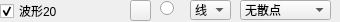
                   <widget class="QWidget" name="widget_20" native="true">
                    <property name="minimumSize">
                     <size>
                      <width>0</width>
                      <height>22</height>
                     </size>
                    </property>
                    <property name="maximumSize">
                     <size>
                      <width>16777215</width>
                      <height>22</height>
                     </size>
                    </property>
                    <widget class="QRadioButton" name="rdoBoldCurve20">
                     <property name="geometry">
                      <rect>
                       <x>160</x>
                       <y>0</y>
                       <width>16</width>
                       <height>16</height>
                      </rect>
                     </property>
                     <property name="text">
                      <string/>
                     </property>
                     <property name="checked">
                      <bool>false</bool>
                     </property>
                    </widget>
                    <widget class="QCheckBox" name="chkVisibleCurve20">
                     <property name="geometry">
                      <rect>
                       <x>0</x>
                       <y>3</y>
                       <width>125</width>
                       <height>16</height>
                      </rect>
                     </property>
                     <property name="text">
                      <string>波形20</string>
                     </property>
                     <property name="checked">
                      <bool>true</bool>
                     </property>
                    </widget>
                    <widget class="QPushButton" name="btnColourCurve20">
                     <property name="geometry">
                      <rect>
                       <x>130</x>
                       <y>0</y>
                       <width>21</width>
                       <height>21</height>
                      </rect>
                     </property>
                     <property name="text">
                      <string/>
                     </property>
                    </widget>
                    <widget class="QComboBox" name="cmbLineStyle20">
                     <property name="geometry">
                      <rect>
                       <x>190</x>
                       <y>0</y>
                       <width>41</width>
                       <height>20</height>
                      </rect>
                     </property>
                     <property name="currentIndex">
                      <number>1</number>
                     </property>
                     <item>
                      <property name="text">
                       <string>点</string>
                      </property>
                     </item>
                     <item>
                      <property name="text">
                       <string>线</string>
                      </property>
                     </item>
                     <item>
                      <property name="text">
                       <string>左</string>
                      </property>
                     </item>
                     <item>
                      <property name="text">
                       <string>右</string>
                      </property>
                     </item>
                     <item>
                      <property name="text">
                       <string>中</string>
                      </property>
                     </item>
                     <item>
                      <property name="text">
                       <string>积</string>
                      </property>
                     </item>
                    </widget>
                    <widget class="QComboBox" name="cmbScatterStyle20">
                     <property name="geometry">
                      <rect>
                       <x>240</x>
                       <y>0</y>
                       <width>91</width>
                       <height>20</height>
                      </rect>
                     </property>
                     <property name="focusPolicy">
                      <enum>Qt::WheelFocus</enum>
                     </property>
                     <property name="maxVisibleItems">
                      <number>20</number>
                     </property>
                     <item>
                      <property name="text">
                       <string>无散点</string>
                      </property>
                      <property name="icon">
                       <iconset resource="res.qrc">
                        <normaloff>:/pic/ssNone.png</normaloff>:/pic/ssNone.png</iconset>
                      </property>
                     </item>
                     <item>
                      <property name="text">
                       <string>x形</string>
                      </property>
                      <property name="icon">
                       <iconset resource="res.qrc">
                        <normaloff>:/pic/ssCross.png</normaloff>:/pic/ssCross.png</iconset>
                      </property>
                     </item>
                     <item>
                      <property name="text">
                       <string>+形</string>
                      </property>
                      <property name="icon">
                       <iconset resource="res.qrc">
                        <normaloff>:/pic/ssPlus.png</normaloff>:/pic/ssPlus.png</iconset>
                      </property>
                     </item>
                     <item>
                      <property name="text">
                       <string>空心圆</string>
                      </property>
                      <property name="icon">
                       <iconset resource="res.qrc">
                        <normaloff>:/pic/ssCircle.png</normaloff>:/pic/ssCircle.png</iconset>
                      </property>
                     </item>
                     <item>
                      <property name="text">
                       <string>实心圆</string>
                      </property>
                      <property name="icon">
                       <iconset resource="res.qrc">
                        <normaloff>:/pic/ssDisc.png</normaloff>:/pic/ssDisc.png</iconset>
                      </property>
                     </item>
                     <item>
                      <property name="text">
                       <string>矩形</string>
                      </property>
                      <property name="icon">
                       <iconset resource="res.qrc">
                        <normaloff>:/pic/ssSquare.png</normaloff>:/pic/ssSquare.png</iconset>
                      </property>
                     </item>
                     <item>
                      <property name="text">
                       <string>菱形</string>
                      </property>
                      <property name="icon">
                       <iconset resource="res.qrc">
                        <normaloff>:/pic/ssDiamond.png</normaloff>:/pic/ssDiamond.png</iconset>
                      </property>
                     </item>
                     <item>
                      <property name="text">
                       <string>星形</string>
                      </property>
                      <property name="icon">
                       <iconset resource="res.qrc">
                        <normaloff>:/pic/ssStar.png</normaloff>:/pic/ssStar.png</iconset>
                      </property>
                     </item>
                     <item>
                      <property name="text">
                       <string>正三角</string>
                      </property>
                      <property name="icon">
                       <iconset resource="res.qrc">
                        <normaloff>:/pic/ssTriangle.png</normaloff>:/pic/ssTriangle.png</iconset>
                      </property>
                     </item>
                     <item>
                      <property name="text">
                       <string>倒三角</string>
                      </property>
                      <property name="icon">
                       <iconset resource="res.qrc">
                        <normaloff>:/pic/ssTriangleInverted.png</normaloff>:/pic/ssTriangleInverted.png</iconset>
                      </property>
                     </item>
                     <item>
                      <property name="text">
                       <string>x框</string>
                      </property>
                      <property name="icon">
                       <iconset resource="res.qrc">
                        <normaloff>:/pic/ssCrossSquare.png</normaloff>:/pic/ssCrossSquare.png</iconset>
                      </property>
                     </item>
                     <item>
                      <property name="text">
                       <string>+框</string>
                      </property>
                      <property name="icon">
                       <iconset resource="res.qrc">
                        <normaloff>:/pic/ssPlusSquare.png</normaloff>:/pic/ssPlusSquare.png</iconset>
                      </property>
                     </item>
                     <item>
                      <property name="text">
                       <string>x圆</string>
                      </property>
                      <property name="icon">
                       <iconset resource="res.qrc">
                        <normaloff>:/pic/ssCrossCircle.png</normaloff>:/pic/ssCrossCircle.png</iconset>
                      </property>
                     </item>
                     <item>
                      <property name="text">
                       <string>+圆</string>
                      </property>
                      <property name="icon">
                       <iconset resource="res.qrc">
                        <normaloff>:/pic/ssPlusCircle.png</normaloff>:/pic/ssPlusCircle.png</iconset>
                      </property>
                     </item>
                     <item>
                      <property name="text">
                       <string>和平</string>
                      </property>
                      <property name="icon">
                       <iconset resource="res.qrc">
                        <normaloff>:/pic/ssPeace.png</normaloff>:/pic/ssPeace.png</iconset>
                      </property>
                     </item>
                    </widget>
                   </widget>
